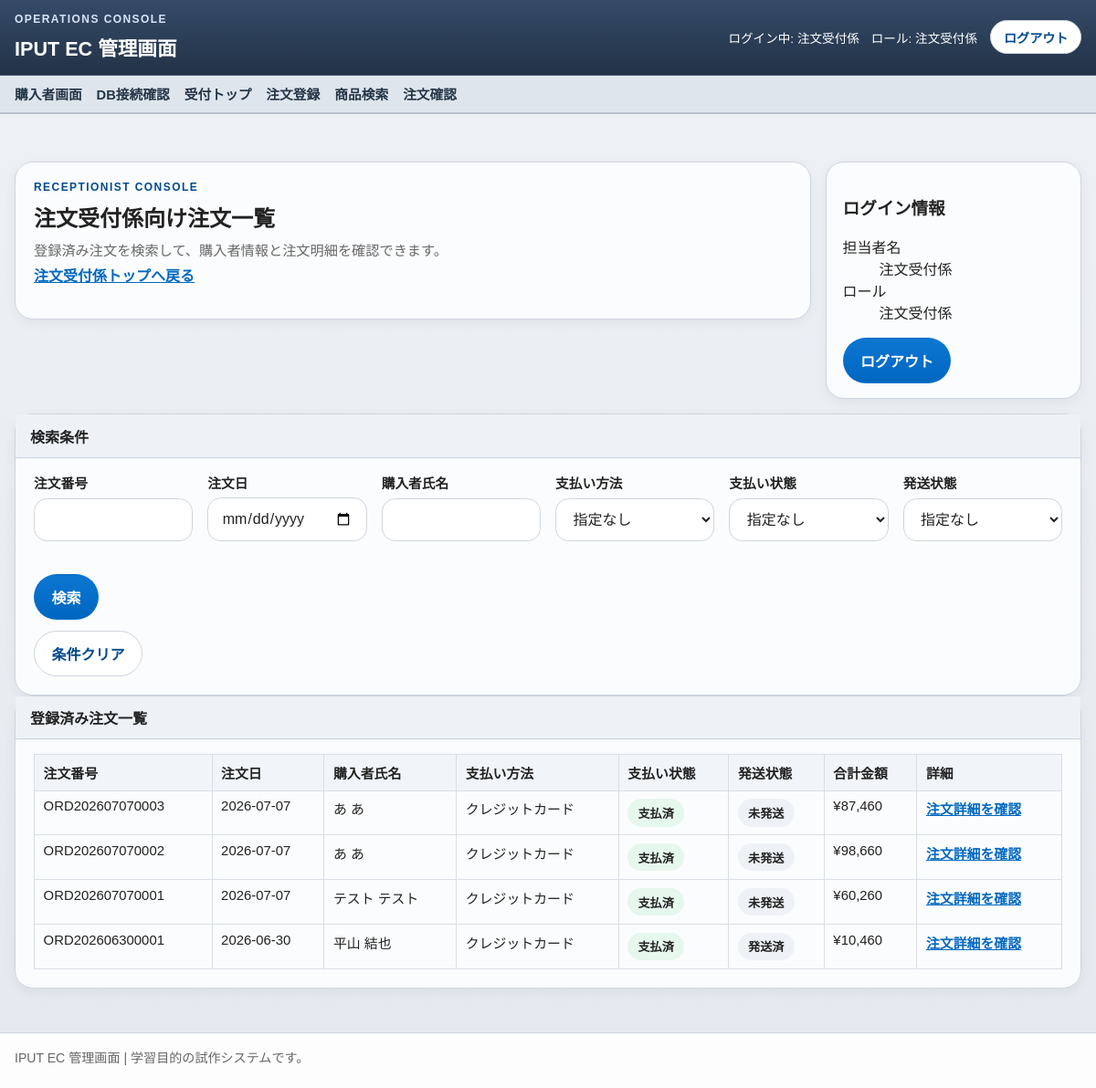
The page /staff/receptionist/orders (signed in) on the database as committed earlier.
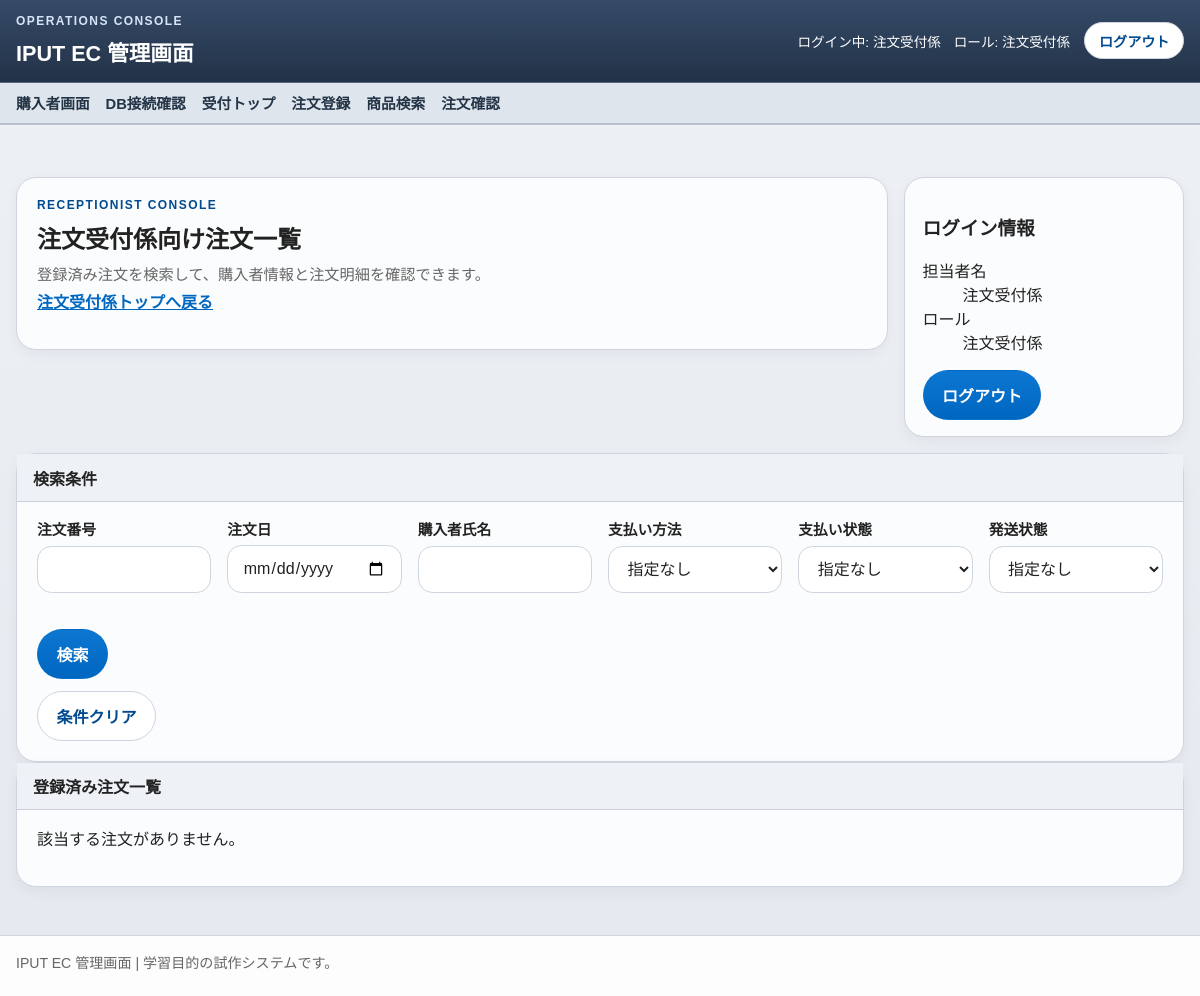
The same page on the database as committed later.
### tables this page shows
CREATE TABLE orders (
    id INTEGER PRIMARY KEY AUTOINCREMENT,
    order_no TEXT NOT NULL UNIQUE,
    order_date TEXT NOT NULL,
    customer_name TEXT NOT NULL,
    customer_address TEXT NOT NULL,
    customer_contact TEXT NOT NULL,
    order_type TEXT NOT NULL CHECK (order_type IN ('phone_fax', 'online')),
    payment_method TEXT NOT NULL CHECK (payment_method IN ('bank', 'convenience', 'cod', 'credit')),
    payment_status TEXT NOT NULL CHECK (payment_status IN ('unpaid', 'paid')),
    shipping_status TEXT NOT NULL CHECK (shipping_status IN ('unshipped', 'shipped')),
    subtotal INTEGER NOT NULL DEFAULT 0,
    fee INTEGER NOT NULL DEFAULT 0,
    shipping_fee INTEGER NOT NULL DEFAULT 0,
    total_amount INTEGER NOT NULL DEFAULT 0,
    created_at TEXT NOT NULL DEFAULT CURRENT_TIMESTAMP,
    updated_at TEXT NOT NULL DEFAULT CURRENT_TIMESTAMP
);

### app/core/View.php (called while the page is built, shortened)
<?php
class View
{
    public static function render(string $view, array $data = []): void
    {
        $viewFile = base_path('app/Views/' . str_replace('.', '/', $view) . '.php');
        extract($data, EXTR_SKIP);
        require base_path('app/Views/layouts/header.php');
        require $viewFile;
        require base_path('app/Views/layouts/footer.php');
    }
}

### app/core/Controller.php (called while the page is built, shortened)
<?php
abstract class Controller
{
    protected function render(string $view, array $data = [], int $statusCode = 200): void
    {
        View::render($view, $data);
    }
}

### app/Controllers/ReceptionOrderController.php (called while the page is built, shortened)
<?php
class ReceptionOrderController extends Controller
{
    private AuthService $auth;
    private ReceptionOrderService $orders;
    public function __construct()
    {
        $this->auth = new AuthService();
        $this->orders = new ReceptionOrderService();
    }
    public function index(): void
    {
        $this->auth->authorizeRole('receptionist');
        $result = $this->orders->searchOrders($_GET);
        $this->render('staff/reception_orders', [
            'pageTitle' => '注文受付係向け注文一覧',
            'user' => $this->auth->user(),
            'roleLabel' => $this->auth->roleLabel('receptionist'),
            'csrfToken' => csrf_token(),
            ...$result,
        ]);
    }
}

### public/index.php (called while the page is built, shortened)
<?php
require_once dirname(__DIR__) . '/app/bootstrap.php';
$router = new Router();
$router->get('/', [HomeController::class, 'index']);
$router->get('/favorites', [FavoriteController::class, 'index']);
$router->post('/favorites/add', [FavoriteController::class, 'add']);
$router->post('/favorites/remove', [FavoriteController::class, 'remove']);
$router->get('/sitemap', [UtilityController::class, 'sitemap']);
$router->get('/stores', [UtilityController::class, 'stores']);
$router->get('/products', [ProductController::class, 'index']);
$router->get('/products/{id}', [ProductController::class, 'show']);
$router->get('/cart', [CartController::class, 'index']);
$router->post('/cart/add', [CartController::class, 'add']);
$router->post('/cart/update', [CartController::class, 'update']);
$router->post('/cart/remove', [CartController::class, 'remove']);
$router->get('/checkout', [CheckoutController::class, 'index']);
$router->post('/checkout/confirm', [CheckoutController::class, 'confirm']);
$router->post('/checkout/complete', [CheckoutController::class, 'complete']);
$router->get('/checkout/done', [CheckoutController::class, 'done']);
$router->get('/login', [AuthController::class, 'showLogin']);
$router->post('/login', [AuthController::class, 'login']);
$router->post('/logout', [AuthController::class, 'logout']);
$router->get('/logout', [AuthController::class, 'logout']);
$router->get('/staff/receptionist', [StaffController::class, 'receptionist']);
$router->get('/staff/receptionist/products', [ProductController::class, 'receptionistIndex']);
$router->get('/staff/receptionist/orders', [ReceptionOrderController::class, 'index']);
$router->get('/staff/receptionist/orders/{order_no}', [ReceptionOrderController::class, 'show']);
$router->get('/staff/receptionist/orders/new', [ReceptionOrderController::class, 'create']);
$router->post('/staff/receptionist/orders/confirm', [ReceptionOrderController::class, 'confirm']);
$router->post('/staff/receptionist/orders', [ReceptionOrderController::class, 'store']);
$router->get('/staff/receptionist/orders/complete', [ReceptionOrderController::class, 'complete']);
$router->get('/staff/accountant', [StaffController::class, 'accountant']);
$router->get('/staff/accountant/orders', [AccountingController::class, 'index']);
$router->get('/staff/accountant/orders/{order_no}', [AccountingController::class, 'show']);
$router->post('/staff/accountant/orders/{order_no}/payment', [AccountingController::class, 'updatePayment']);
$router->get('/staff/shipper', [StaffController::class, 'shipper']);
$router->get('/staff/shipper/orders', [ShippingController::class, 'index']);
$router->get('/staff/shipper/orders/{order_no}', [ShippingController::class, 'show']);
$router->post('/staff/shipper/orders/{order_no}/ship', [ShippingController::class, 'ship']);
$router->get('/staff/product-manager', [StaffController::class, 'productManager']);
$router->get('/staff/product-manager/products', [ProductManagementController::class, 'index']);
$router->get('/staff/product-manager/products/new', [ProductManagementController::class, 'create']);
$router->post('/staff/product-manager/products', [ProductManagementController::class, 'store']);
$router->get('/staff/product-manager/products/{id}/edit', [ProductManagementController::class, 'edit']);
$router->post('/staff/product-manager/products/{id}', [ProductManagementController::class, 'update']);
$router->post('/staff/product-manager/products/{id}/stock', [ProductManagementController::class, 'receiveStock']);
$router->get('/system/db-check', [SystemController::class, 'dbCheck']);
$router->dispatch($_SERVER['REQUEST_METHOD'] ?? 'GET', $_SERVER['REQUEST_URI'] ?? '/');

### app/Services/ReceptionOrderService.php (called while the page is built, shortened)
<?php
class ReceptionOrderService
{
    private OrderRepository $orders;
    private array $paymentLabels = [
        'bank' => '銀行振込',
        'convenience' => 'コンビニ決済',
        'cod' => '代金引換',
        'credit' => 'クレジットカード',
    ];
    private array $paymentStatusLabels = [
        'unpaid' => '未払い',
        'paid' => '支払済',
    ];
    private array $shippingStatusLabels = [
        'unshipped' => '未発送',
        'shipped' => '発送済',
    ];
    public function __construct()
    {
        $this->orders = new OrderRepository();
    }
    public function searchOrders(array $input): array
    {
        $filters = [
            'order_no' => trim((string) ($input['order_no'] ?? '')),
            'order_date' => trim((string) ($input['order_date'] ?? '')),
            'customer_name' => trim((string) ($input['customer_name'] ?? '')),
            'payment_method' => trim((string) ($input['payment_method'] ?? '')),
            'payment_status' => trim((string) ($input['payment_status'] ?? '')),
            'shipping_status' => trim((string) ($input['shipping_status'] ?? '')),
        ];
        $orders = array_map(
            fn (array $order): array => $this->decorateOrder($order),
            $this->orders->search($filters)
        );
        return [
            'filters' => $filters,
            'orders' => $orders,
            'paymentMethodOptions' => $this->paymentMethodOptions(),
            'paymentStatusOptions' => $this->paymentStatusOptions(),
            'shippingStatusOptions' => $this->shippingStatusOptions(),
        ];
    }
    public function paymentMethodOptions(): array
    {
        return ['' => '指定なし'] + $this->paymentLabels;
    }
    public function paymentStatusOptions(): array
    {
        return ['' => '指定なし'] + $this->paymentStatusLabels;
    }
    public function shippingStatusOptions(): array
    {
        return ['' => '指定なし'] + $this->shippingStatusLabels;
    }
    private function decorateOrder(array $order): array
    {
        $paymentMethod = (string) ($order['payment_method'] ?? '');
        $paymentStatus = (string) ($order['payment_status'] ?? '');
        $shippingStatus = (string) ($order['shipping_status'] ?? '');
        $order['payment_method_label'] = $this->paymentLabels[$paymentMethod] ?? '不明';
        $order['payment_status_label'] = $this->paymentStatusLabels[$paymentStatus] ?? '不明';
        $order['shipping_status_label'] = $this->shippingStatusLabels[$shippingStatus] ?? '不明';
        return $order;
    }
}

### app/bootstrap.php (called while the page is built, shortened)
<?php
require_once __DIR__ . '/helpers.php';
function bootstrap_app(bool $startSession = false): void
{
    static $bootstrapped = false;
    if (!$bootstrapped) {
        spl_autoload_register(static function (string $class): void {
            $directories = ['core', 'Controllers', 'Services', 'Repositories'];
            foreach ($directories as $directory) {
                $filePath = base_path('app/' . $directory . '/' . $class . '.php');
                if (is_file($filePath)) {
                    return;
                }
            }
        });
        require_once base_path('app/db.php');
    }
}

### app/helpers.php (called while the page is built, shortened)
<?php
function base_path(string $path = ''): string
{
    $basePath = dirname(__DIR__);
    return $basePath . DIRECTORY_SEPARATOR . ltrim($path, DIRECTORY_SEPARATOR);
}
function e(string $value): string
{
    return htmlspecialchars($value, ENT_QUOTES, 'UTF-8');
}

### app/Repositories/OrderRepository.php (called while the page is built, shortened)
<?php
class OrderRepository
{
    public function search(array $filters): array
    {
        $sql = <<<'SQL'
            SELECT
                id,
                order_no,
                order_date,
                customer_name,
                customer_address,
                customer_contact,
                order_type,
                payment_method,
                payment_status,
                shipping_status,
                subtotal,
                fee,
                shipping_fee,
                total_amount,
                created_at,
                updated_at
            FROM orders
        SQL;
        $conditions = [];
        $params = [];
        $sql .= ' ORDER BY order_date DESC, id DESC';
        $statement = db_connection()->prepare($sql);
        $statement->execute($params);
        return $statement->fetchAll() ?: [];
    }
}

### app/db.php (called while the page is built, shortened)
<?php
function db_connection(): PDO
{
    $driver = (string) config('database.driver', 'sqlite');
    $options = [
        PDO::ATTR_ERRMODE => PDO::ERRMODE_EXCEPTION,
        PDO::ATTR_DEFAULT_FETCH_MODE => PDO::FETCH_ASSOC,
    ];
    if ($driver === 'sqlite') {
        $sqlitePath = resolve_path((string) config('database.sqlite.path', 'database/local.sqlite'));
        $connection = new PDO('sqlite:' . $sqlitePath, null, null, $options);
        $connection->exec('PRAGMA foreign_keys = ON');
        $connection->exec('PRAGMA busy_timeout = 5000');
        return $connection;
    }
    throw new RuntimeException('Unsupported DB driver: ' . $driver);
}

### app/Views/staff/reception_orders.php (the view, shortened to what the rows shown need)
<section class="staff-hero">
    <div class="panel">
        <h2>注文受付係向け注文一覧</h2>
    </div>
</section>
<section class="panel">
    <?php if ($orders === []): ?>
        <p class="empty-state">該当する注文がありません。</p>
    <?php else: ?>
        <div class="table-wrap">
            <table class="data-table admin-data-table">
                <thead>
                    <tr>
                        <th>注文番号</th>
                        <th>注文日</th>
                        <th>購入者氏名</th>
                        <th>支払い方法</th>
                        <th>支払い状態</th>
                        <th>発送状態</th>
                        <th>合計金額</th>
                        <th>詳細</th>
                    </tr>
                </thead>
                <tbody>
                    <?php foreach ($orders as $order): ?>
                        <tr>
                            <td><?= e((string) $order['order_no']) ?></td>
                            <td><?= e(substr((string) $order['order_date'], 0, 10)) ?></td>
                            <td><?= e((string) $order['customer_name']) ?></td>
                            <td><?= e((string) $order['payment_method_label']) ?></td>
                            <td><span class="admin-status-chip"><?= e((string) $order['payment_status_label']) ?></span></td>
                            <td><span class="admin-status-chip muted"><?= e((string) $order['shipping_status_label']) ?></span></td>
                            <td>¥<?= number_format((int) $order['total_amount']) ?></td>
                            <td><a class="text-link" href="/staff/receptionist/orders/<?= e((string) $order['order_no']) ?>">注文詳細を確認</a></td>
                        </tr>
                    <?php endforeach; ?>
                </tbody>
            </table>
        </div>
    <?php endif; ?>
</section>

Rows that differ between the two databases and show on the page:
removed orders: order_no "ORD202607070003", order_date "2026-07-07", customer_name "あ あ", payment_method_label "クレジットカード", payment_status_label "支払済", shipping_status_label "未発送", total_amount "87,460"
removed orders: order_no "ORD202607070002", order_date "2026-07-07", customer_name "あ あ", payment_method_label "クレジットカード", payment_status_label "支払済", shipping_status_label "未発送", total_amount "98,660"
removed orders: order_no "ORD202607070001", order_date "2026-07-07", customer_name "テスト テスト", payment_method_label "クレジットカード", payment_status_label "支払済", shipping_status_label "未発送", total_amount "60,260"
removed orders: order_no "ORD202606300001", order_date "2026-06-30", customer_name "平山 結也", payment_method_label "クレジットカード", payment_status_label "支払済", shipping_status_label "発送済", total_amount "10,460"
Other text that changed with them:
text no longer shown: "注文番号 注文日 購入者氏名 支払い方法 支払い状態 発送状態 合計金額 詳細"
text now shown: "該当する注文がありません。"
